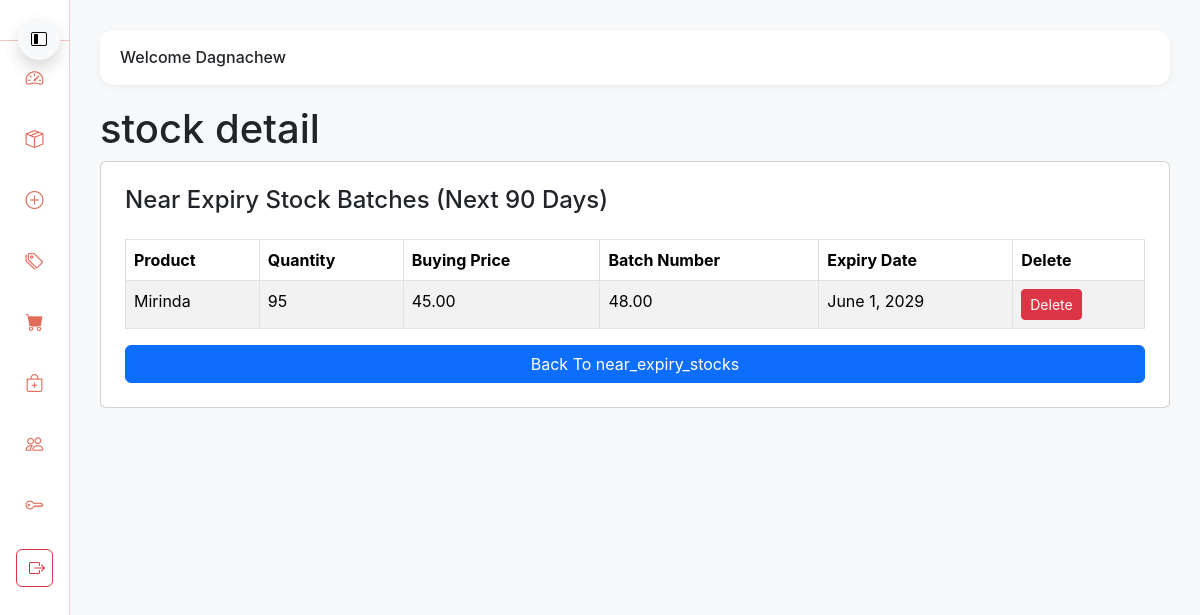
The app's page /stock_deatil/10/ (signed in), older data.
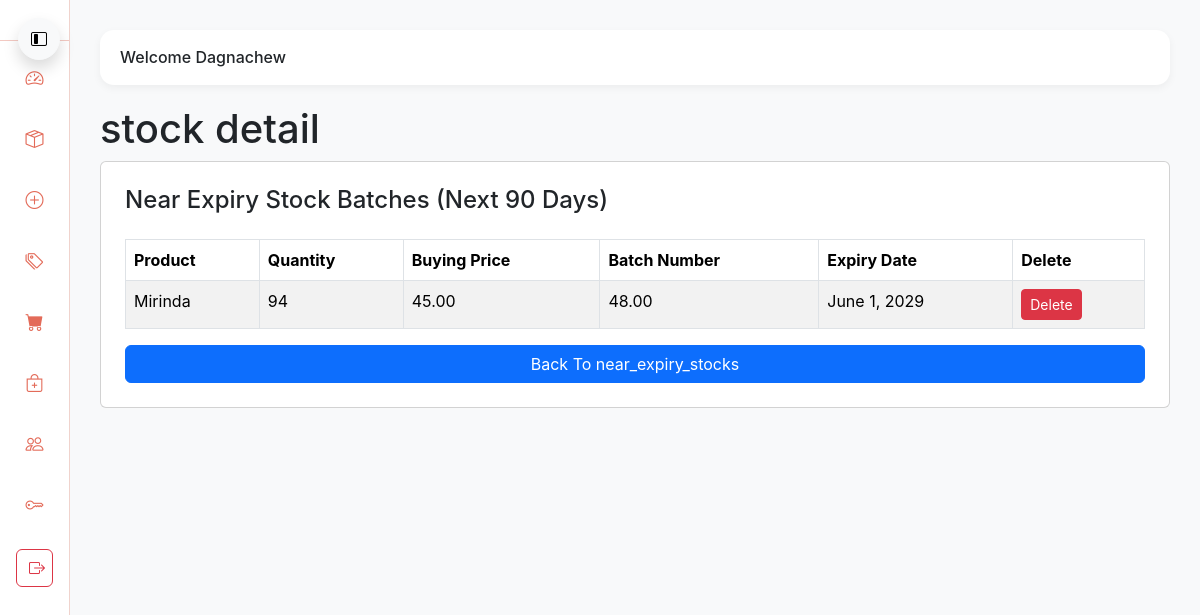
The same page, newer data.
### myapp/models.py (models this page shows, shortened)
class Stock(models.Model):
    company = models.ForeignKey(Company, on_delete=models.CASCADE, null=True, blank=True)
    product = models.ForeignKey(Product,related_name="batches", on_delete=models.CASCADE)
    quantity = models.PositiveIntegerField()
    buying_price = models.DecimalField(max_digits=10, decimal_places=2)
    batch_number = models.CharField(max_length=100, blank=True, null=True)
    expiry_date = models.DateField(blank=True, null=True)
    added_at = models.DateTimeField(auto_now_add=True)

class Product(models.Model):
    company = models.ForeignKey(Company, on_delete=models.CASCADE, null=True, blank=True)
    name = models.CharField(max_length=200)
    category = models.ForeignKey(Category, on_delete=models.SET_NULL, null=True)
    barcode = models.CharField(max_length=100, blank=True, null=True)
    selling_price = models.DecimalField(max_digits=10, decimal_places=2)
    low_stock_threshold = models.PositiveIntegerField(default=10)  # NEW FIELD
    created_at = models.DateTimeField(auto_now_add=True)

### myapp/views.py (the view)
# urls.py: path('stock_deatil/<int:stock_id>/', views.stock_deatil, name='stock_deatil'),
@login_required(login_url='/accounts/login')
@user_passes_test(is_admin)
def stock_deatil(request, stock_id):
    stock = get_object_or_404(Stock, id = stock_id)
    context = {
        'stock': stock,
    }
    return render(request, 'stock_detail.html', context)

### authentication/views.py (called while the page is built)
def is_admin(user):
    return user.user_type == 'admin'

### template/stock_detail.html
{% extends 'base.html' %}
{% block content %}
<h1>stock detail</h1>
{% if stock %}
<div class="card card-simple p-4">
    <h4>Near Expiry Stock Batches (Next 90 Days)</h4>
    <table class="table table-striped table-bordered mt-3">
        <thead>
            <tr>
                <th>Product</th>
                <th>Quantity</th>
                <th>Buying Price</th>
                <th>Batch Number</th>
                <th>Expiry Date</th>
                <th>Delete</th>
            </tr>
        </thead>
        <tbody>
            <tr>
                <td>{{ stock.product.name }}</td>
                <td>{{ stock.quantity }}</td>
                <td>{{ stock.buying_price }}</td>
                <td>{{ stock.product.selling_price }}</td>
                <td>{{ stock.expiry_date }}</td>
                <td>
                    <a href="{% url 'delete_stock' stock.id %}" class="btn btn-danger btn-sm text-white"> Delete </a>
                </td>
            </tr>
        </tbody>
    </table>
    <a href="{% url 'near_expiry_stocks' %}" class="btn btn-primary btn-md">Back To near_expiry_stocks</a>
</div>
{% endif %}
{%endblock%}

Row changes from the older to the newer data that the page shows:
changed Stock "Mirinda": quantity "95" → "94"
